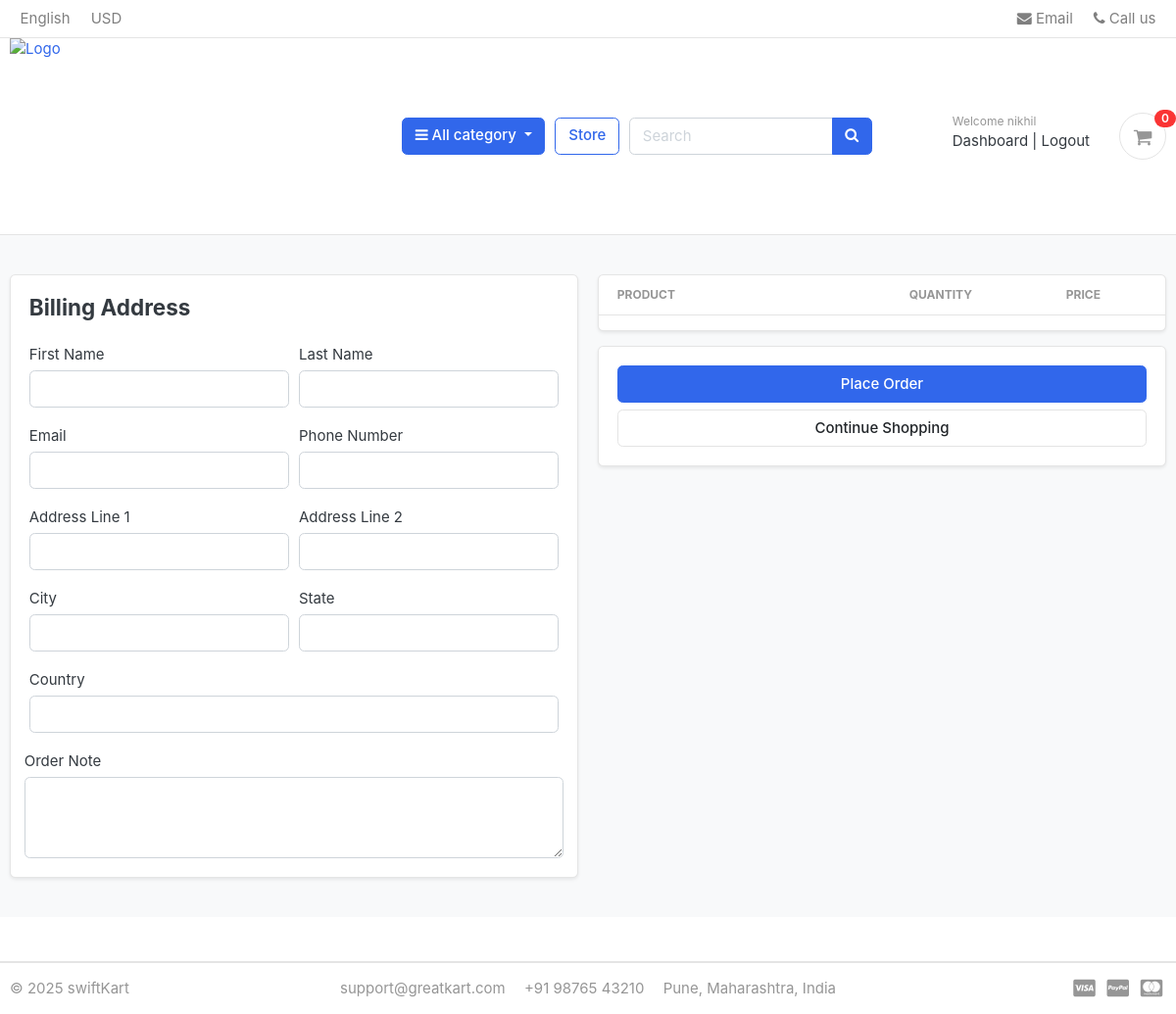
Page /cart/checkout/ (signed in) on the earlier database version.
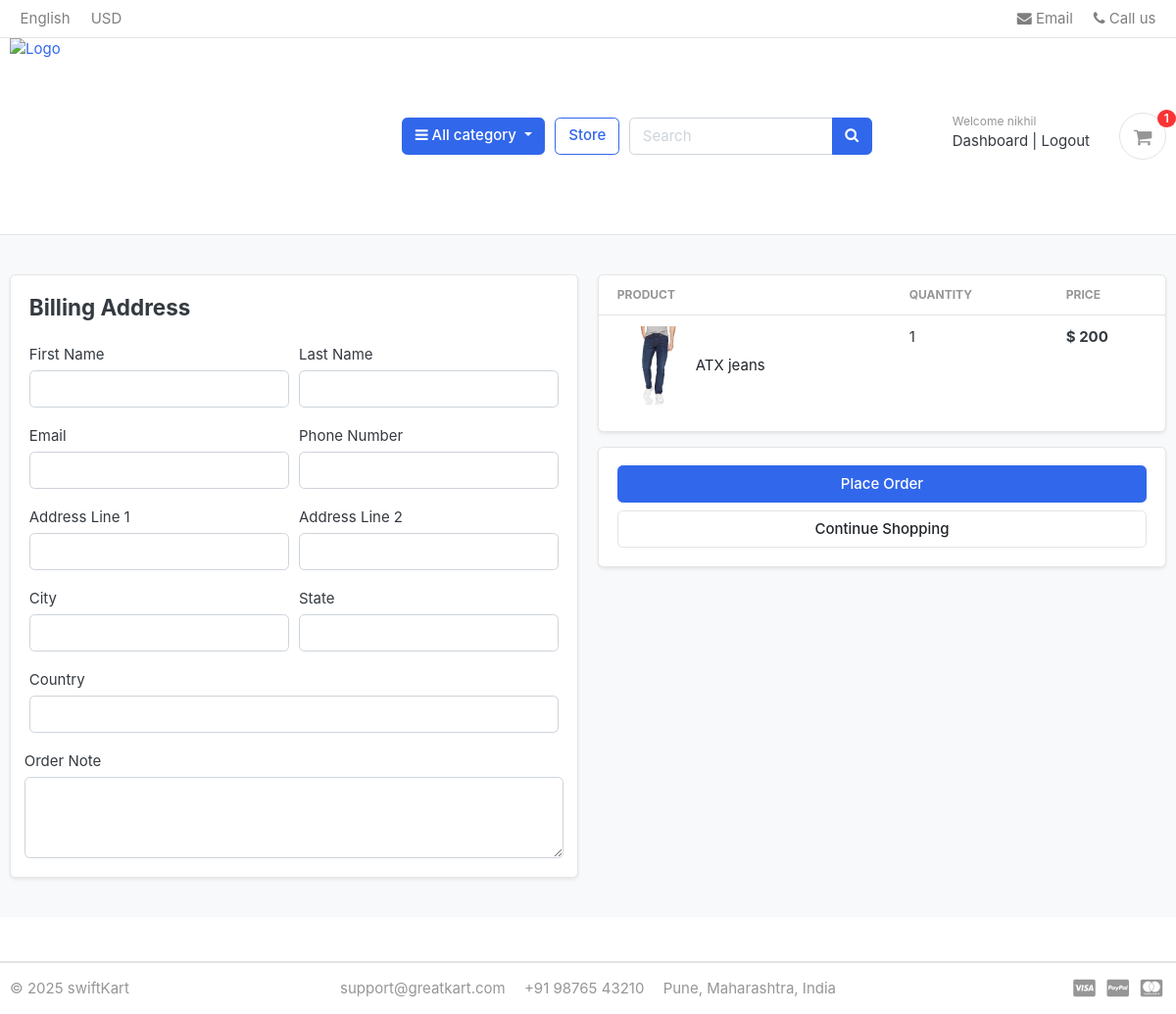
Same page on the later database version.
### carts/models.py (models this page shows, shortened)
class CartItem(models.Model):
    user=models.ForeignKey(Account,on_delete=models.CASCADE,null=True)
    product = models.ForeignKey(Product, on_delete=models.CASCADE)
    variations = models.ManyToManyField(Variation, blank=True)
    cart = models.ForeignKey(Cart, on_delete=models.CASCADE,null=True)
    quantity = models.IntegerField()
    is_active = models.BooleanField(default=True)
    def sub_total(self):
        return self.product.price * self.quantity

### store/models.py (models this page shows, shortened)
class Product(models.Model):
    product_name = models.CharField(max_length=200, unique=True)
    slug = models.SlugField(max_length=200, unique=True)
    description = models.TextField(max_length=200)
    price = models.IntegerField()
    images = models.ImageField(upload_to="photos/products")
    stock = models.IntegerField()
    is_available = models.BooleanField(default=True)
    category = models.ForeignKey(Category, on_delete=models.CASCADE)
    created_date = models.DateField(auto_now_add=True)
    modified_date = models.DateField(auto_now=True)
    def get_url(self):
        return reverse('product_detail', args=[self.category.slug,self.slug])

### carts/views.py (the view)
# urls.py: path('checkout/', views.checkout, name='checkout'),
@login_required(login_url='accounts:login')
def checkout(request):
    total = 0
    quantity = 0
    tax = 0
    grand_total = 0
    cart_items = []
    try:
        if request.user.is_authenticated:
            cart_items=CartItem.objects.filter(user=request.user,is_active=True)
        for item in cart_items:
            total += item.product.price * item.quantity
            quantity += item.quantity
        tax = (2 * total) / 100
        grand_total = total + tax
    except ObjectDoesNotExist:
        pass
    context = {
        'total': total,
        'quantity': quantity,
        'cart_items': cart_items,
        'tax': tax,
        'grand_total': grand_total,
    }
    return render(request, 'store/checkout.html', context)

### carts/context_processors.py (called while the page is built)
def counter(request):
    from .utils import _cart_id
    cart_count = 0
    if 'admin' in request.path:
        return {}
    if request.user.is_authenticated:
        cart_items = CartItem.objects.filter(user=request.user, is_active=True)
    else:
        cart = Cart.objects.filter(cart_id=_cart_id(request)).first()
        cart_items = CartItem.objects.filter(cart=cart, is_active=True)
    cart_count = sum(item.quantity for item in cart_items)
    return {'cart_count': cart_count}

### category/context_processor.py (called while the page is built)
def menu_links(request):
    links = Category.objects.all()
    return {'links': links}

### category/models.py (called while the page is built)
    def get_url(self):
            return reverse('products_by_category', args=[self.slug])

### templates/store/checkout.html (shortened to what the changed rows need)
{% extends 'base.html' %}
{% load static %}
{% block content %}
<section class="section-content padding-y bg">
<div class="container">
<div class="row">
    <aside class="col-lg-6">
        <div class="card shadow-sm mb-3">
            <table class="table table-borderless table-shopping-cart align-middle">
                <thead class="text-muted border-bottom">
                    <tr class="small text-uppercase">
                        <th>Product</th>
                        <th width="160">Quantity</th>
                        <th width="120">Price</th>
                    </tr>
                </thead>
                <tbody>
                {% for cart_item in cart_items %}
                <tr>
                    <td>
                        <div class="d-flex align-items-center">
                            <img src="{{ cart_item.product.images.url }}" class="img-sm rounded me-3">
                            <a href="{{ cart_item.product.get_url }}" class="text-dark">
                                {{ cart_item.product.product_name }}
                            </a>
                        </div>
                    </td>
                    <td>
                        <label>{{ cart_item.quantity }}</label>
                    </td>
                    <td>
                        <strong>$ {{ cart_item.sub_total }}</strong>
                    </td>
                </tr>
                {% endfor %}
                </tbody>
            </table>
        </div>
    </aside>
</div>
</div>
</section>
{% endblock %}

### templates/includes/navbar.html (shortened to what this page needs)
{% load static %}
<header class="section-header">
<nav class="navbar p-md-0 navbar-expand-sm navbar-light border-bottom">
<div class="container">
  <div class="collapse navbar-collapse" id="navbarTop4">
    <ul class="navbar-nav mr-auto">
    	<li class="nav-item dropdown">
		 	<a href="#" class="nav-link">   English </a>
		</li>
		<li class="nav-item dropdown">
			<a href="#" class="nav-link"> USD </a>
		</li>
    </ul>
    <ul class="navbar-nav">
		<li><a href="#" class="nav-link"> <i class="fa fa-envelope"></i> Email </a></li>
		<li><a href="#" class="nav-link"> <i class="fa fa-phone"></i> Call us </a></li>
	</ul>
  </div>
</div>
</nav>
<section class="header-main border-bottom">
	<div class="container">
<div class="row align-items-center">
	<div class="col-lg-4 col-md-4 col-6">
		<a href="{% url 'home' %}" class="brand-wrap">
			<img class="logo" src="{% static 'images/logoo.png' %}" alt="Logo">
		</a>
	</div>
	<div class="col-lg col-sm col-md col-6 flex-grow-0">
        <div class="category-wrap dropdown d-inline-block float-right">
            <button class="btn btn-primary dropdown-toggle"
                    type="button"
                    data-toggle="dropdown">
                <i class="fa fa-bars"></i> All category
            </button>
		</div>
	</div>
	<a href="{% url 'store' %}" class="btn btn-outline-primary">Store</a>
	<div class="col-lg  col-md-6 col-sm-12 col">
		<form action="{% url 'search'%}" class="search" method="GET">
			<div class="input-group w-100">
			    <input type="text" class="form-control" style="width:60%;" placeholder="Search" name="keyword">
			    <div class="input-group-append">
			      <button class="btn btn-primary" type="submit">
			        <i class="fa fa-search"></i>
			      </button>
			    </div>
		    </div>
		</form>
	</div>
	<div class="col-lg-3 col-sm-6 col-8 order-2 order-lg-3">
				<div class="d-flex justify-content-end mb-3 mb-lg-0">
						<div class="d-flex justify-content-end mb-3 mb-lg-0">
						{% if not user.is_authenticated %}
							<div class="widget-header">
								<small class="title text-muted">Welcome guest!</small>
								<div>
									<a href="{% url 'accounts:login' %}">Sign in</a>
									<span class="dark-transp"> | </span>
									<a href="{% url 'accounts:register' %}">Register</a>
								</div>
							</div>
							{% else %}
							<div class="widget-header">
								<small class="title text-muted">Welcome {{ user.username }}</small>
								<div>
									<a href="{% url 'accounts:dashboard' %}">Dashboard</a>
									<span class="dark-transp"> | </span>
									<a href="{% url 'accounts:logout' %}">Logout</a>
								</div>
							</div>
							{% endif %}
						<a href="{% url 'carts:cart' %}" class="widget-header pl-3 ml-3">
							<div class="icon icon-sm rounded-circle border">
								<i class="fa fa-shopping-cart"></i>
							</div>
							<span class="badge badge-pill badge-danger notify">
								{{ cart_count }}
							</span>
						</a>
					</div>
				</div>
			</div>
</div>
	</div>
</section>
</header>

Differences in the rows shown:
added CartItem: product.images (picture), product.product_name "ATX jeans", quantity "1", sub_total "200"
Other differences:
{{ cart_count }}: "0" → "1"
